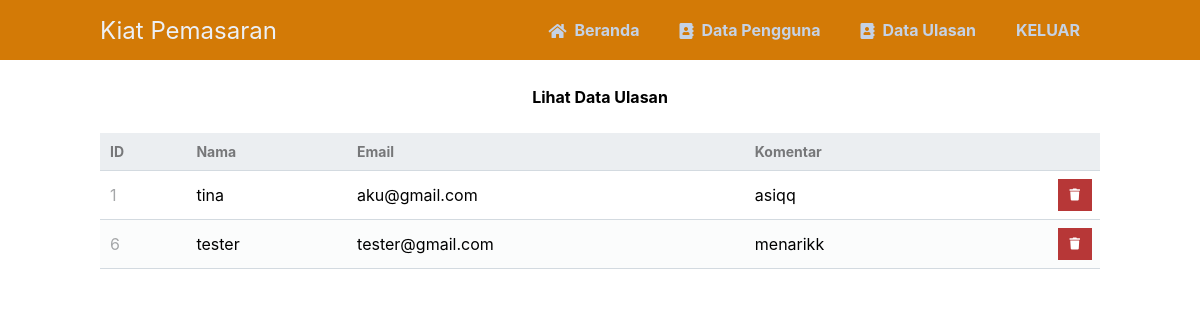
The page /readkomen.php on the database its author committed.
### tables this page shows
CREATE TABLE `comments` (
  `id` int(10) NOT NULL,
  `name` varchar(255) NOT NULL,
  `email` varchar(255) NOT NULL,
  `comment` varchar(25) NOT NULL
);

### readkomen.php (the view, shortened to what this page needs)
<?php
include 'functions.php';
$pdo = pdo_connect_mysql();
$page = isset($_GET['page']) && is_numeric($_GET['page']) ? (int)$_GET['page'] : 1;
$records_per_page = 5;
$stmt = $pdo->prepare('SELECT * FROM comments ORDER BY id LIMIT :current_page, :record_per_page');
$stmt->bindValue(':current_page', ($page-1)*$records_per_page, PDO::PARAM_INT);
$stmt->bindValue(':record_per_page', $records_per_page, PDO::PARAM_INT);
$stmt->execute();
$pengguna = $stmt->fetchAll(PDO::FETCH_ASSOC);
?>
<?=template_header('Read')?>
<head>
</head>
<div class="content read">
	<center>
<h5>Lihat Data  Ulasan</h5>
</center>
	<table>
        <thead>
            <tr>
                <td>ID</td>
                <td>Nama</td>
                <td>Email</td>
                <td>Komentar</td>
                <td></td>
            </tr>
        </thead>
        <tbody>
            <?php foreach ($pengguna as $comments): ?>
            <tr>
                <td><?=$comments['id']?></td>
				<td><?=$comments['name']?></td>
                <td><?=$comments['email']?></td>
                <td><?=$comments['comment']?></td>
                <td class="actions">
                    <a href="deletekomen.php?id=<?=$comments['id']?>" class="trash"><i class="fas fa-trash fa-xs"></i></a>
                </td>
            </tr>
            <?php endforeach; ?>
        </tbody>
    </table>
</div>
<?=template_footer()?>

### css/admin.css (style rules this page uses)
* { box-sizing: border-box; font-family: -apple-system, BlinkMacSystemFont, "segoe ui", roboto, oxygen, ubuntu, cantarell, "fira sans", "droid sans", "helvetica neue", Arial, sans-serif; font-size: 16px; -webkit-font-smoothing: antialiased; -moz-osx-font-smoothing: grayscale; }
body { background-color: #FFFFFF; margin: 0; }
.content { width: 1000px; margin: 0 auto; }
.read table { width: 100%; padding-top: 30px; border-collapse: collapse; }
.read table thead { background-color: #ebeef1; border-bottom: 1px solid #d3dae0; }
.read table thead td { padding: 10px; font-weight: bold; color: #767779; font-size: 14px; }
.read table tbody tr { border-bottom: 1px solid #d3dae0; }
.read table tbody tr:nth-child(even) { background-color: #fbfcfc; }
.read table tbody tr td { padding: 10px; }
.read table tbody tr td:nth-child(1) { color: #a5a7a9; }
.read table tbody tr td.actions { padding: 8px; text-align: right; }
.read table tbody tr td.actions .edit, .read table tbody tr td.actions .trash { display: inline-flex; text-align: right; text-decoration: none; color: #FFFFFF; padding: 10px 12px; }
.read table tbody tr td.actions .trash { background-color: #b73737; }

### rows shown on the page
comments: id "1", name "tina", email "aku@gmail.com", comment "asiqq"
comments: id "6", name "tester", email "tester@gmail.com", comment "menarikk"
